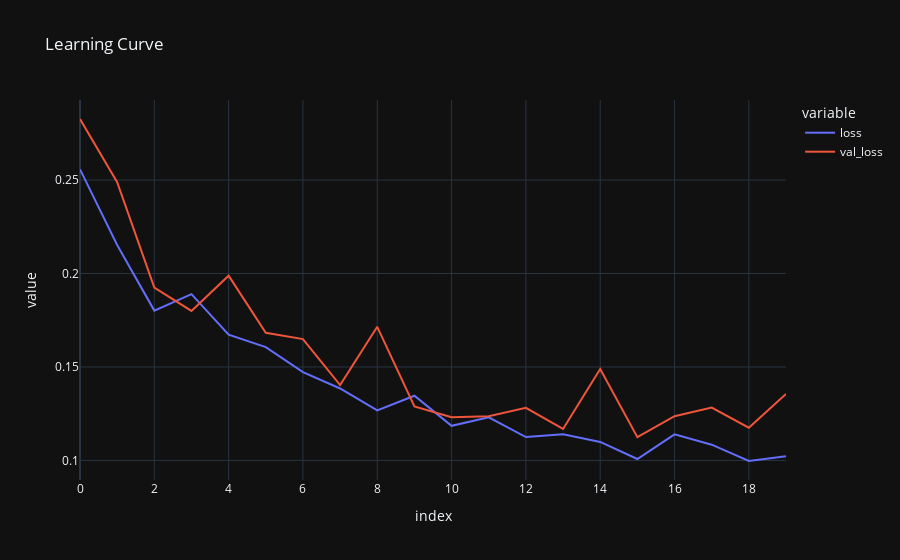

Notebook cell for this chart:
### Code cell
dataframe = pd.DataFrame(history.history)


fig = px.line(dataframe, 
              title    = 'Learning Curve', 
              labels   = {'x' : 'Epoch', 'y' : 'Loss Value '}, 
              template = "plotly_dark")

fig.show()

### Figure 1 — Plotly figure (JSON) as saved in the notebook; plotly's stock layout.template omitted (floating-point values rounded to 4 significant figures)
{"data": [{"hovertemplate": "variable=loss<br>index=%{x}<br>value=%{y}<extra></extra>", "legendgroup": "loss", "line": {"color": "#636efa", "dash": "solid"}, "marker": {"symbol": "circle"}, "mode": "lines", "name": "loss", "orientation": "v", "showlegend": true, "type": "scatter", "x": [0, 1, 2, 3, 4, 5, 6, 7, 8, 9, 10, 11, 12, 13, 14, 15, 16, 17, 18, 19], "xaxis": "x", "y": [0.2557, 0.2153, 0.1802, 0.189, 0.1673, 0.1607, 0.1472, 0.1385, 0.1268, 0.1346, 0.1185, 0.1231, 0.1125, 0.1141, 0.1099, 0.1008, 0.114, 0.1084, 0.0997, 0.1022], "yaxis": "y"}, {"hovertemplate": "variable=val_loss<br>index=%{x}<br>value=%{y}<extra></extra>", "legendgroup": "val_loss", "line": {"color": "#EF553B", "dash": "solid"}, "marker": {"symbol": "circle"}, "mode": "lines", "name": "val_loss", "orientation": "v", "showlegend": true, "type": "scatter", "x": [0, 1, 2, 3, 4, 5, 6, 7, 8, 9, 10, 11, 12, 13, 14, 15, 16, 17, 18, 19], "xaxis": "x", "y": [0.2827, 0.2489, 0.1924, 0.18, 0.1989, 0.1683, 0.1649, 0.1403, 0.1715, 0.1289, 0.1231, 0.1237, 0.1281, 0.1169, 0.149, 0.1125, 0.1237, 0.1282, 0.1175, 0.1356], "yaxis": "y"}], "layout": {"legend": {"title": {"text": "variable"}, "tracegroupgap": 0}, "title": {"text": "Learning Curve"}, "xaxis": {"anchor": "y", "domain": [0, 1], "title": {"text": "index"}}, "yaxis": {"anchor": "x", "domain": [0, 1], "title": {"text": "value"}}}}
